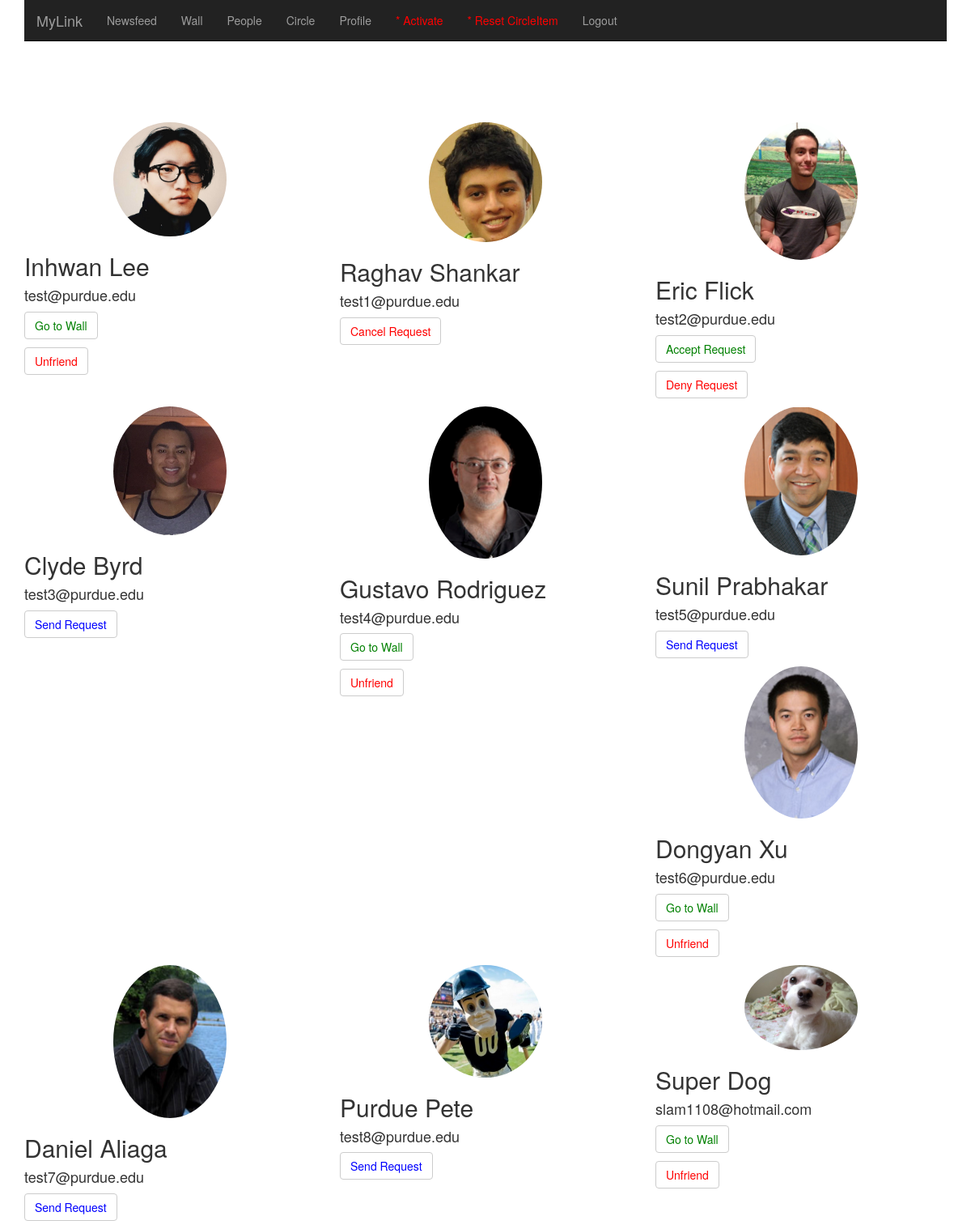
/friend (signed in), run on the app's committed database.
### app/models.py (models this page shows, shortened)
class User(db.Model):
	uid = db.Column(db.Integer, primary_key=True)
	firstname = db.Column(db.String(100))
	lastname = db.Column(db.String(100))
	email = db.Column(db.String(120), unique=True)
	password = db.Column(db.String(54))
	pic = db.Column(db.String(100))
	activate = db.Column(db.Boolean)
	def is_authenticated(self):
		return True

class Friend(db.Model):
	id = db.Column(db.Integer, primary_key=True)
	uid = db.Column(db.Integer, db.ForeignKey('user.uid'))
	fid = db.Column(db.Integer, db.ForeignKey('user.uid'))
	since = db.Column(db.DateTime)

class Request(db.Model):
	rid = db.Column(db.Integer, primary_key=True)
	sender = db.Column(db.Integer, db.ForeignKey('user.uid'))
	receiver = db.Column(db.Integer, db.ForeignKey('user.uid'))
	done = db.Column(db.Boolean)
	connected = db.Column(db.Boolean)
	sent = db.Column(db.Boolean)

### app/views.py (the view)
@app.route('/friend', methods=['GET','POST'])
@login_required
@csrf.exempt
def friend():
	users = db.session.query(User).filter(User.uid!=g.user.uid).all()
	friends = db.session.query(Friend).filter(Friend.uid==g.user.uid).all()
	waitings = db.session.query(Request).filter(Request.done==False).filter(Request.connected==True).filter(Request.sent==True).filter(Request.sender==g.user.uid).all()
	accepts = db.session.query(Request).filter(Request.connected==True).filter(Request.sent==True).filter(Request.done==False).filter(Request.receiver==g.user.uid).all()
	strangers = db.session.query(Request).filter(Request.sender==g.user.uid).filter(Request.connected==False).all()
	return render_template('friend.html', users=users, friends=friends, waitings=waitings, accepts=accepts, strangers=strangers)

### app/views.py (called while the page is built)
@login_manager.user_loader
def load_user(uid):
	return User.query.get(int(uid))

@app.before_request
def before_request():
	g.user = current_user

### app/templates/friend.html
{% extends "base.html" %}
{% block content %}
	<div class="container marketing">
		<div class="row">
			{% for user in users %}
				{% include 'user.html' %}
			{% endfor %}
		<div class="row">
	</div>
{% endblock %}

### app/templates/user.html
<div class="col-lg-4">
	<div align="middle">
		<img class="img-circle" src="{{url_for('static', filename = user.pic)}}" alt="Generic placeholder image" width="140" height="140">
	</div>
	<h2>{{user.firstname}} {{user.lastname}}</h2>
	<h4>{{user.email}}</h4>
	{% for friend in friends %}
		{% if user.uid == friend.fid %}
			<p><a class="btn btn-default" href="{{url_for('wall',wid=user.uid)}}" role="button" style="color:green">Go to Wall</a></p>
			<p><a class="btn btn-default" href="{{ url_for('unfriend',sender=friend.uid,receiver=friend.fid,) }}" role="button" style="color:red">Unfriend</a></p>
		{% endif %}
	{% endfor %}
	{% for waiting in waitings %}
		{% if user.uid == waiting.receiver %}
			<p><a class="btn btn-default" href="{{ url_for('cancel_request', sender=g.user.uid, receiver=waiting.receiver)}}" role="button" style="color:Red">Cancel Request</a></p>
		{% endif %}
	{% endfor %}
	{% for accept in accepts %}
		{% if user.uid == accept.sender %}
			<p><a class="btn btn-default" href="{{ url_for('accept_request', sender=accept.sender, receiver=g.user.uid)}}" role="button" style="color:green">Accept Request</a></p>
			<p><a class="btn btn-default" href="{{ url_for('cancel_request', sender=g.user.uid, receiver=accept.sender)}}" role="button" style="color:red">Deny Request</a></p>
		{% endif %}
	{% endfor %}
	{% for stranger in strangers %}
		{% if user.uid == stranger.receiver %}
			<p><a class="btn btn-default" href="{{ url_for('send_request', sender=g.user.uid, receiver=stranger.receiver)}}" role="button" style="color:blue">Send Request</a></p>
		{% endif %}
	{% endfor %}
</div>

### data on the page
User: pic (picture), firstname "Inhwan", lastname "Lee", email "test@purdue.edu"
User: pic (picture), firstname "Raghav", lastname "Shankar", email "test1@purdue.edu"
User: pic (picture), firstname "Eric", lastname "Flick", email "test2@purdue.edu"
User: pic (picture), firstname "Clyde", lastname "Byrd", email "test3@purdue.edu"
User: pic (picture), firstname "Gustavo", lastname "Rodriguez", email "test4@purdue.edu"
User: pic (picture), firstname "Sunil", lastname "Prabhakar", email "test5@purdue.edu"
User: pic (picture), firstname "Dongyan", lastname "Xu", email "test6@purdue.edu"
User: pic (picture), firstname "Daniel", lastname "Aliaga", email "test7@purdue.edu"
User: pic (picture), firstname "Purdue", lastname "Pete", email "test8@purdue.edu"
User: pic (picture), firstname "Super", lastname "Dog", email "slam1108@hotmail.com"
